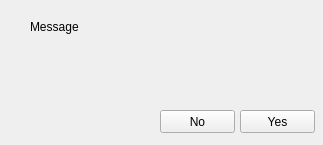
<?xml version="1.0" encoding="UTF-8"?>
<ui version="4.0">
 <class>Form</class>
 <widget class="QWidget" name="Form">
  <property name="geometry">
   <rect>
    <x>0</x>
    <y>0</y>
    <width>323</width>
    <height>145</height>
   </rect>
  </property>
  <property name="windowTitle">
   <string>Confirm</string>
  </property>
  <widget class="QPushButton" name="butConfirm">
   <property name="geometry">
    <rect>
     <x>240</x>
     <y>110</y>
     <width>75</width>
     <height>23</height>
    </rect>
   </property>
   <property name="text">
    <string>Yes</string>
   </property>
  </widget>
  <widget class="QPushButton" name="butReject">
   <property name="geometry">
    <rect>
     <x>160</x>
     <y>110</y>
     <width>75</width>
     <height>23</height>
    </rect>
   </property>
   <property name="text">
    <string>No</string>
   </property>
  </widget>
  <widget class="QLabel" name="lblMessageText">
   <property name="geometry">
    <rect>
     <x>30</x>
     <y>20</y>
     <width>271</width>
     <height>71</height>
    </rect>
   </property>
   <property name="text">
    <string>Message</string>
   </property>
   <property name="alignment">
    <set>Qt::AlignLeading|Qt::AlignLeft|Qt::AlignTop</set>
   </property>
  </widget>
 </widget>
 <resources/>
 <connections/>
</ui>
